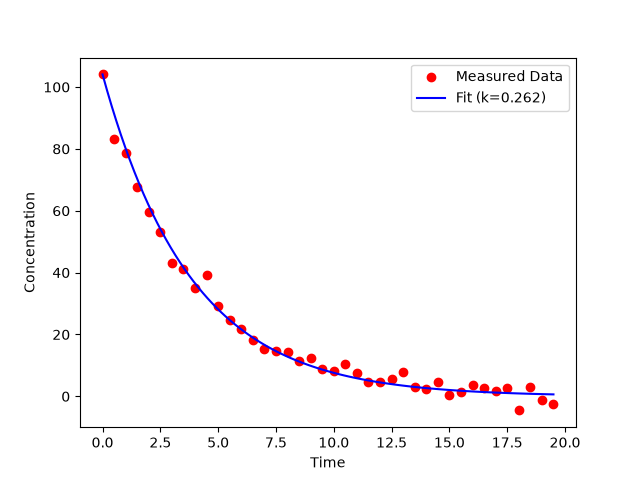

Write the Python code that produced this figure.
"""
PW2 Lab B Part 3 -- fit a reaction's rate constant to measured data.

A first-order reaction decays as  C(t) = C0 * exp(-k*t).  You have noisy
concentration-vs-time measurements; find the k that best matches them.
Complete the TODOs. Run:  python kinetics.py
"""
import numpy as np
import matplotlib.pyplot as plt
from scipy.optimize import minimize

# TODO 1: read kinetics.csv (columns time, concentration) into arrays t, C.
#         Set C0 = the first concentration.
t, C = np.loadtxt("kinetics.csv", delimiter=",", skiprows=1, unpack=True)
C0 = C[0]

# TODO 2: write total_error(k) = sum of (measured - C0*exp(-k*t))^2.
#         This is the "how bad" number: small when the model matches the data.
def total_error(k):
    # scipy minimize passes k as an array, so we use k[0]
    return np.sum((C - C0 * np.exp(-k[0] * t))**2)

# TODO 3: minimise total_error with scipy.optimize.minimize (method "SLSQP",
#         bounds [(0, 5)], start x0=`0.5). Print the fitted k.
res = minimize(total_error, x0=[0.5], method="SLSQP", bounds=[(0, 5)])
k_fit = res.x[0]
print(f"Fitted rate constant k: {k_fit:.4f}")

# TODO 4: plot the measured data (points) and your fitted curve (line) together.
#         Save as kinetics.png.
plt.scatter(t, C, label="Measured Data", color="red")
t_smooth = np.linspace(min(t), max(t), 100)
C_fit = C0 * np.exp(-k_fit * t_smooth)
plt.plot(t_smooth, C_fit, label=f"Fit (k={k_fit:.3f})", color="blue")
plt.xlabel("Time")
plt.ylabel("Concentration")
plt.legend()
plt.savefig("kinetics.png")
